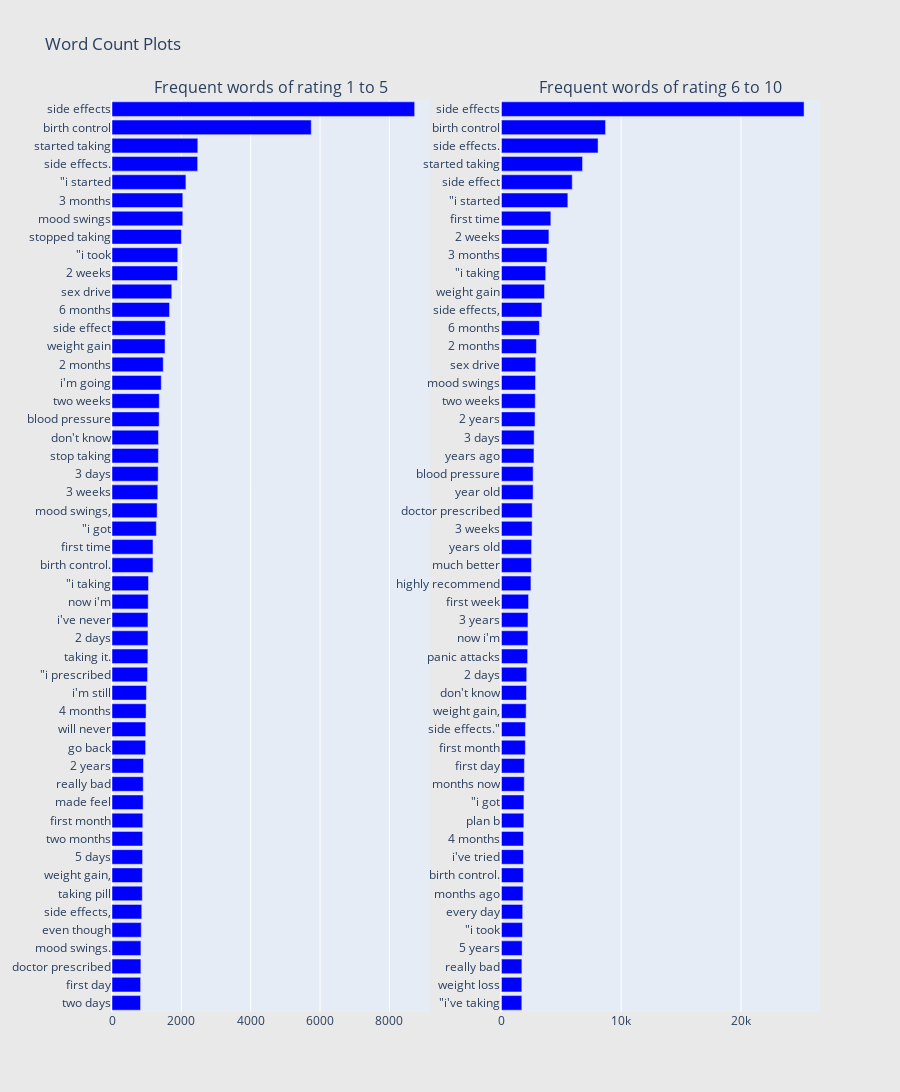

Notebook code for this chart:
### Markdown cell above
**for_2_gram**

### Code cell
plot_ngrams_bar_charts(df_1_5, df_6_10, n_gram=2)    # for 2 gram

### Figure 1 — Plotly figure (JSON) as saved in the notebook; plotly's stock layout.template omitted (floating-point values rounded to 4 significant figures)
{"data": [{"marker": {"color": "blue"}, "orientation": "h", "showlegend": false, "type": "bar", "x": [824, 826, 833, 834, 844, 858, 874, 876, 882, 884, 888, 898, 901, 908, 970, 973, 983, 993, 1026, 1035, 1037, 1037, 1045, 1053, 1182, 1183, 1279, 1302, 1321, 1332, 1339, 1340, 1360, 1364, 1421, 1478, 1530, 1539, 1660, 1724, 1890, 1897, 2002, 2042, 2042, 2132, 2471, 2475, 5747, 8730], "xaxis": "x", "y": ["two days", "first day", "doctor prescribed", "mood swings.", "even though", "side effects,", "taking pill", "weight gain,", "5 days", "two months", "first month", "made feel", "really bad", "2 years", "go back", "will never", "4 months", "i&#039;m still", "\"i prescribed", "taking it.", "2 days", "i&#039;ve never", "now i&#039;m", "\"i taking", "birth control.", "first time", "\"i got", "mood swings,", "3 weeks", "3 days", "stop taking", "don&#039;t know", "blood pressure", "two weeks", "i&#039;m going", "2 months", "weight gain", "side effect", "6 months", "sex drive", "2 weeks", "\"i took", "stopped taking", "mood swings", "3 months", "\"i started", "side effects.", "started taking", "birth control", "side effects"], "yaxis": "y"}, {"marker": {"color": "blue"}, "orientation": "h", "showlegend": false, "type": "bar", "x": [1703, 1705, 1710, 1731, 1762, 1776, 1799, 1835, 1842, 1844, 1874, 1880, 1909, 1921, 2001, 2006, 2067, 2091, 2113, 2190, 2213, 2218, 2268, 2465, 2507, 2521, 2564, 2571, 2649, 2649, 2718, 2735, 2810, 2827, 2850, 2866, 2925, 3173, 3380, 3596, 3696, 3805, 3965, 4127, 5546, 5913, 6774, 8069, 8693, 25265], "xaxis": "x2", "y": ["\"i&#039;ve taking", "weight loss", "really bad", "5 years", "\"i took", "every day", "months ago", "birth control.", "i&#039;ve tried", "4 months", "plan b", "\"i got", "months now", "first day", "first month", "side effects.\"", "weight gain,", "don&#039;t know", "2 days", "panic attacks", "now i&#039;m", "3 years", "first week", "highly recommend", "much better", "years old", "3 weeks", "doctor prescribed", "year old", "blood pressure", "years ago", "3 days", "2 years", "two weeks", "mood swings", "sex drive", "2 months", "6 months", "side effects,", "weight gain", "\"i taking", "3 months", "2 weeks", "first time", "\"i started", "side effect", "started taking", "side effects.", "birth control", "side effects"], "yaxis": "y2"}], "layout": {"annotations": [{"font": {"size": 16}, "showarrow": false, "text": "Frequent words of rating 1 to 5", "x": 0.225, "xanchor": "center", "xref": "paper", "y": 1, "yanchor": "bottom", "yref": "paper"}, {"font": {"size": 16}, "showarrow": false, "text": "Frequent words of rating 6 to 10", "x": 0.775, "xanchor": "center", "xref": "paper", "y": 1, "yanchor": "bottom", "yref": "paper"}], "height": 1200, "paper_bgcolor": "rgb(233,233,233)", "title": {"text": "Word Count Plots"}, "width": 900, "xaxis": {"anchor": "y", "autorange": true, "domain": [0, 0.45], "range": [0, 9189.0], "type": "linear"}, "xaxis2": {"anchor": "y2", "autorange": true, "domain": [0.55, 1], "range": [0, 26590.0], "type": "linear"}, "yaxis": {"anchor": "x", "autorange": true, "domain": [0, 1], "range": [-0.5, 49.5], "type": "category"}, "yaxis2": {"anchor": "x2", "autorange": true, "domain": [0, 1], "range": [-0.5, 49.5], "type": "category"}}}
